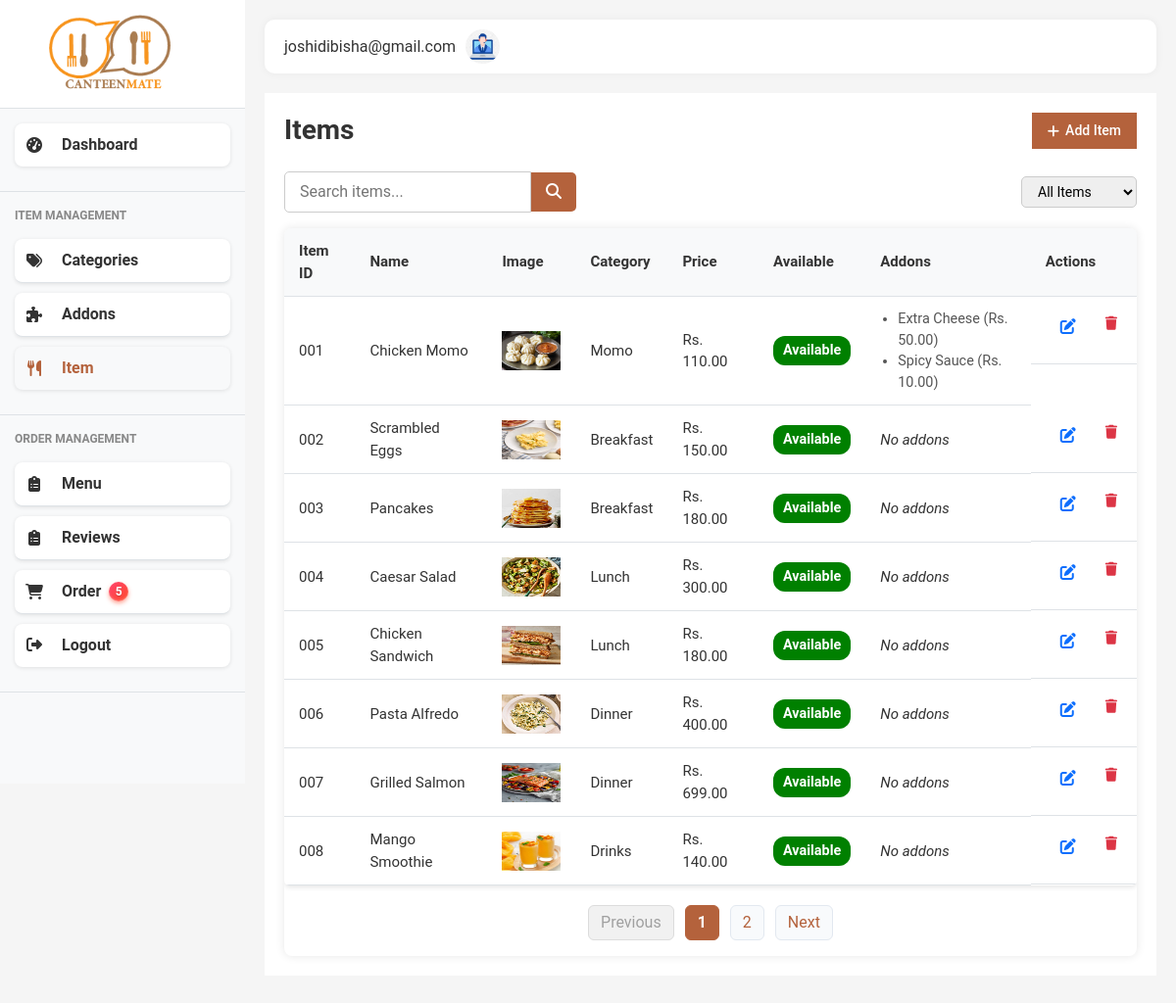
The page /admin/items (signed in) on the database its author committed.
### models.py (models this page shows, shortened)
class User(db.Model):
    id = db.Column(db.Integer, primary_key=True)
    fullname = db.Column(db.String(100), nullable=False)
    email = db.Column(db.String(100), unique=True, nullable=False)
    password = db.Column(db.String(200), nullable=False)
    role = db.Column(db.String(20), nullable=False)
    phone = db.Column(db.String(10))
    created_at = db.Column(db.DateTime, server_default=db.func.now())

class Item(db.Model):
    __tablename__ = 'items'
    id = db.Column(db.Integer, primary_key=True)
    name = db.Column(db.String(100), nullable=False)
    price = db.Column(db.Float, nullable=False)
    category_id = db.Column(db.Integer, db.ForeignKey('categories.id'), nullable=False)
    description = db.Column(db.Text, nullable=True)
    image_filename = db.Column(db.String(255), nullable=True)
    available = db.Column(db.Boolean, default=True)
    attribute_values = db.relationship(
        'AttributeValue',
        secondary=item_attribute_values,
        back_populates='items'
    )
    addons = db.relationship(
        'Addon',
        secondary=addon_item_association,
        back_populates='items'
    )

class Category(db.Model):
    __tablename__ = 'categories'
    id = db.Column(db.Integer, primary_key=True)
    name = db.Column(db.String(100), nullable=False, unique=True)
    status = db.Column(db.Boolean, default=True)  # Active or Inactive
    items = db.relationship('Item', backref='category', lazy=True, cascade='all, delete-orphan')

class Addon(db.Model):
    __tablename__ = 'addons'
    id = db.Column(db.Integer, primary_key=True)
    name = db.Column(db.String(100), nullable=False)
    price = db.Column(db.Float, nullable=False)
    category = db.Column(db.String(50), nullable=False)
    description = db.Column(db.Text)
    status = db.Column(db.Boolean, default=True)
    items = db.relationship('Item', secondary='addon_item_association', back_populates='addons')

### main.py (the view)
@app.route('/admin/items')
@login_required
def items():
    user_id = session['user_id']
    user = User.query.get(user_id)
    categories = Category.query.filter_by(status=True).all()
    addons = Addon.query.filter_by(status=True).all()
    items = Item.query.all()
    return render_template('admin/items.html', categories=categories, user=user, items=items, active_page='items',addons=addons)

### main.py (called while the page is built)
def login_required(view):
    @functools.wraps(view)
    def wrapped_view(**kwargs):
        if 'user_id' not in session:
            flash('Please log in to access this page', 'warning')
            return redirect(url_for('login'))
        return view(**kwargs)
    return wrapped_view

@app.context_processor
def inject_new_orders_count():
    count = Order.query.filter_by(status='pending').count()
    print(count)
    return dict(new_orders_count=count)

### templates/admin/items.html (shortened to what this page needs)
{% extends "admin/admin_base.html" %}
{% block content %}
<div class="category-section">
  <div class="section-header">
    <h1 class="page-title">Items</h1>
    <button class="add-btn" id="addUnitBtn">
      <i class="fas fa-plus"></i> Add Item
    </button>
  </div>
  <div class="section-filters" style="margin-bottom: 1rem;">
    <div class="search-box">
      <input type="text" id="searchInput" placeholder="Search items..." />
      <button type="button" style="background-color: #b4623c;">
        <i class="fas fa-search"></i>
      </button>
    </div>
    <div class="filter-dropdown">
      <select id="statusFilter">
        <option value="">All Items</option>
      </select>
    </div>
  </div>
  <div class="data-table">
    <table>
      <thead>
        <tr>
          <th>Item ID</th>
          <th>Name</th>
          <th>Image</th>
          <th>Category</th>
          <th>Price</th>
          <th>Available</th>
          <th>Addons</th>
          <th>Actions</th>
        </tr>
      </thead>
      <tbody id="item-table-body">
        {% for item in items %}
        <tr class="item-row">
          <td>{{ "%03d"|format(item.id) }}</td>
          <td class="item-name">{{ item.name }}</td>
          <td>
            {% if item.image_filename %}
            <img src="{{ url_for('static', filename='uploads/items/' ~ item.image_filename) }}" alt="Item Image" style="height: 40px" />
            {% else %} No image {% endif %}
          </td>
          <td>{{ item.category.name if item.category else "N/A" }}</td>
          <td>Rs. {{ '%.2f'|format(item.price) }}</td>
          <td>
            <span class="status-badge {{ 'available' if item.available else 'not-available' }}">{{ 'Available' if item.available else 'Unavailable' }}</span>
          </td>
          <td>
            {% if item.addons|length > 0 %}
              <ul style="padding-left: 18px; margin: 0;">
                {% for addon in item.addons %}
                <li>{{ addon.name }} (Rs. {{ "%.2f"|format(addon.price) }})</li>
                {% endfor %}
              </ul>
            {% else %}
              <em>No addons</em>
            {% endif %}
          </td>
          <td class="actions">
            <button
              class="btn btn-sm btn-primary btn-edit"
              data-id="{{ item.id }}"
              data-name="{{ item.name }}"
              data-category="{{ item.category.name if item.category else '' }}"
              data-price="{{ '%.2f'|format(item.price) }}"
              data-description="{{ item.description or '' }}"
              data-available="{{ 'true' if item.available else 'false' }}"
              data-addons="{{ item.addons | map(attribute='id') | join(',') }}"
            >
              <i class="fas fa-edit"></i>
            </button>
            <a href="#" class="btn btn-sm btn-danger btn-delete"><i class="fas fa-trash"></i> </a>
          </td>
        </tr>
        {% endfor %}
      </tbody>
    </table>
    <nav id="paginationContainer" aria-label="Page navigation" style="margin-top: 1rem;"></nav>
  </div>
</div>
{% endblock %}

### templates/admin/admin_base.html (shortened to what this page needs)
<!DOCTYPE html>
<html lang="en">
<head>
    <link href="https://cdnjs.cloudflare.com/ajax/libs/bootstrap/5.3.0/css/bootstrap.min.css" rel="stylesheet">
    <link href="https://cdnjs.cloudflare.com/ajax/libs/font-awesome/6.4.0/css/all.min.css" rel="stylesheet">
    <link href="{{ url_for('static', filename='css/style.css') }}" rel="stylesheet">
    <link href="{{ url_for('static', filename='css/admin_styles.css') }}" rel="stylesheet">
    <link href="{{ url_for('static', filename='css/content-page.css') }}" rel="stylesheet">
</head>
<body>
    <div class="d-flex">
    <div class="sidebar">
        <div class="brand">
            <img src="{{ url_for('static', filename='img/logo.png') }}" href={{ url_for('dashboard')}} alt="Canteen Logo">
        </div>
        <nav>
            <div class="menu-section">
                <a href="{{ url_for('dashboard')}}" class="menu-item {% if active_page == 'dashboard' %}active{% endif %}">
                    <i class="fas fa-tachometer-alt"></i>
                    Dashboard
                </a>
            </div>
            <div class="menu-section">
                <div class="menu-title">ITEM MANAGEMENT</div>
                <a href="{{ url_for('categories') }}" class="menu-item {% if active_page == 'categories' %}active{% endif %}">
                    <i class="fas fa-tags"></i>
                    Categories
                </a>
                <a href="{{ url_for('addons')}}" class="menu-item {% if active_page == 'addons' %}active{% endif %}">
                    <i class="fas fa-puzzle-piece"></i>
                    Addons
                </a>
                <a href="{{ url_for('items')}}" class="menu-item  {% if active_page == 'items' %}active{% endif %}">
                    <i class="fas fa-utensils"></i>
                    Item
                </a>
            </div>
            <div class="menu-section">
                <div class="menu-title">ORDER MANAGEMENT</div>
                <a href="{{ url_for('menu') }}" class="menu-item  {% if active_page == 'menu' %}active{% endif %}">
                    <i class="fas fa-clipboard-list"></i>
                    Menu
                </a>
                <a href="{{ url_for('admin_reviews') }}" class="menu-item  {% if active_page == 'reviews' %}active{% endif %}">
                    <i class="fas fa-clipboard-list"></i>
                    Reviews
                </a>
               <a href="{{ url_for('admin_orders') }}" class="menu-item {% if active_page == 'admin_orders' %}active{% endif %}">
                <i class="fas fa-shopping-cart"></i>
                Order
                {% if new_orders_count > 0 %}
                <span class="order_badge">{{ new_orders_count }}</span>
                {% endif %}
            </a>
                <a href="{{ url_for('logout') }}" class="menu-item {% if active_page == 'logout' %}active{% endif %}">
                    <div class="menu-icon"><i class="fas fa-sign-out-alt"></i></div>
                    <div class="menu-text">Logout</div>
                </a>
            </div>
        </nav>
    </div>
    <div class="content-wrapper">
        <div class="top-navbar">
            <div class="d-flex align-items-center">
                <div class="user-profile">
                    <div class="user-info">
                        <div class="user-email">{{ user.email }}</div>
                    </div>
                    <img src="{{ url_for('static', filename='img/admin.jpg') }}" alt="User Avatar">
                </div>
            </div>
        </div>
    {% block content %}{% endblock %}
</body>
</html>

### static/css/style.css (style rules this page uses)
:root { --primary-color: #f7941d; --secondary-color: #e74c3c; --light-gray: #f8f9fa; --dark-gray: #343a40; --success-color: #28a745; --warning-color: #ffc107; --danger-color: #dc3545; --border-color: #dee2e6; }
body { font-family: 'Segoe UI', Tahoma, Geneva, Verdana, sans-serif; background-color: #f5f5f5; overflow-x: hidden; }
.d-flex { display: flex; }
.sidebar { height: 100vh; flex: 0 0 clamp(200px, 25%, 250px); overflow-y: auto; position: fixed; width: clamp(200px, 25%, 250px); background-color: #f8f9fa; transition: transform 0.3s ease, width 0.3s ease; z-index: 1000; }
.brand { background-color: white; padding: 15px; border-bottom: 1px solid var(--border-color); display: flex; align-items: center; padding-left: 20%; }
.brand img { height: 80px; }
.menu-section { padding: 15px; border-bottom: 1px solid var(--border-color); }
.menu-title { font-size: 12px; color: #888; font-weight: bold; margin-bottom: 15px; text-transform: uppercase; }
.menu-item { display: flex; align-items: center; gap: 8px; background: #fff; padding: 12px 20px; margin-bottom: 10px; border-radius: 8px; text-decoration: none; color: #333; box-shadow: 0 1px 4px rgb(0 0 0 / 0.1); width: 220px; font-weight: 600; user-select: none; }
.order_badge { display: inline-flex; align-items: center; justify-content: center; min-width: 20px; height: 20px; padding: 0 6px; font-size: 12px; font-weight: 600; color: white; background: linear-gradient(135deg, #ff416c, #ff4b2b); border-radius: 12px; box-shadow: 0 2px 4px rgba(255, 75, 43, 0.5), inset 0 -1px 2px rgba(255, 255, 255, 0.3); user-select: none; transition: background 0.3s ease, transform 0.15s ease; cursor: default; text-shadow: 0 1px 1px rgba(0,0,0,0.2); }
.menu-item:hover, .menu-item.active { background-color: var(--light-gray); color: #b4623c; }
.menu-item i { width: 20px; text-align: center; margin-right: 10px; }
.content-wrapper { margin-left: clamp(200px, 25%, 250px); padding: 20px; width: calc(100% - clamp(200px, 25%, 250px)); transition: margin-left 0.3s ease, width 0.3s ease; overflow-x: hidden; }
.top-navbar { display: flex; justify-content: space-between; align-items: center; background-color: white; border-radius: 10px; padding: 10px 20px; margin-bottom: 20px; box-shadow: 0 0 10px rgba(0,0,0,0.05); }
.user-profile { display: flex; align-items: center; gap: 10px; }
.user-profile img { width: 40px; height: 40px; border-radius: 50%; object-fit: cover; }
.user-profile .user-info { display: flex; flex-direction: column; }
.btn-primary { background-color: var(--primary-color); border-color: var(--primary-color); }
.category-section { background-color: white; margin-bottom: 20px; border-radius: var(--border-radius); box-shadow: var(--shadow); overflow: hidden; margin: 0 auto; padding: 20px; color: #333; }
.section-header { display: flex; justify-content: space-between; align-items: center; margin-bottom: 15px; }
.page-title { font-size: 28px; font-weight: 700; }
.add-btn { background-color: #007bff; color: white; border: none; padding: 8px 16px; font-size: 14px; border-radius: 5px; cursor: pointer; display: flex; align-items: center; gap: 6px; transition: background-color 0.3s ease; }
.section-filters { display: flex; justify-content: space-between; align-items: center; margin-bottom: 15px; gap: 15px; flex-wrap: wrap; }
.filter-dropdown select { padding: 6px 12px; border-radius: 5px; border: 1px solid #ccc; font-size: 14px; cursor: pointer; }
.data-table { overflow-x: auto; border-radius: 8px; box-shadow: 0 0 10px rgb(0 0 0 / 0.1); }
.data-table table { width: 100%; border-collapse: collapse; min-width: 600px; }
.data-table th, .data-table td { padding: 12px 16px; text-align: left; border-bottom: 1px solid #eee; vertical-align: middle; font-size: 15px; }
.data-table thead { background-color: #f8f9fa; font-weight: 600; font-size: 16px; }
.status-badge { display: inline-block; padding: 4px 10px; font-size: 13px; font-weight: 600; border-radius: 12px; color: white; user-select: none; }
.actions { display: flex; gap: 10px; }

### templates/admin/items.html (style rules this page uses)
#item-table-body img { width: 60px; height: 60px; }
select { max-width: 100%; overflow-x: auto; }
td ul { list-style-type: disc; margin: 0; padding-left: 18px; font-size: 0.9rem; color: #555; }
.status-badge { padding: 4px 10px; border-radius: 12px; font-weight: 600; color: #fff; text-transform: capitalize; font-size: 0.9rem; }
.status-badge.available { background-color: green; }
#paginationContainer { margin-top: 1rem; text-align: center; }

### rows shown on the page
User: email "joshidibisha@gmail.com"
Item: id "001", name "Chicken Momo", image_filename (picture), category "Momo", price "110.00", available "Available"
Addon: name "Extra Cheese", price "50.00"
Addon: name "Spicy Sauce", price "10.00"
Item: id "002", name "Scrambled Eggs", image_filename (picture), category "Breakfast", price "150.00", available "Available", shows "No addons"
Item: id "003", name "Pancakes", image_filename (picture), category "Breakfast", price "180.00", available "Available", shows "No addons"
Item: id "004", name "Caesar Salad", image_filename (picture), category "Lunch", price "300.00", available "Available", shows "No addons"
Item: id "005", name "Chicken Sandwich", image_filename (picture), category "Lunch", price "180.00", available "Available", shows "No addons"
Item: id "006", name "Pasta Alfredo", image_filename (picture), category "Dinner", price "400.00", available "Available", shows "No addons"
Item: id "007", name "Grilled Salmon", image_filename (picture), category "Dinner", price "699.00", available "Available", shows "No addons"
Item: id "008", name "Mango Smoothie", image_filename (picture), category "Drinks", price "140.00", available "Available", shows "No addons"

### other values the page prints
{{ new_orders_count }} "5"
